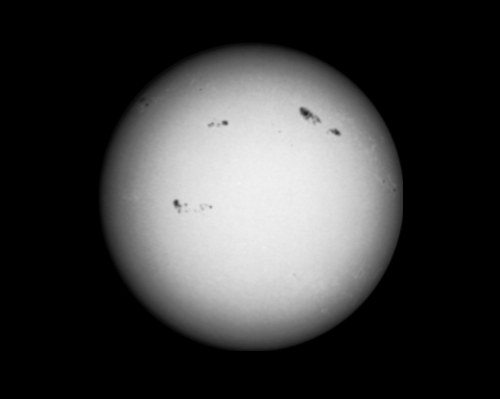
#> input picture dash/sample_code/python/application/Chapter_8/limb_darkening.png, 500 x 399 px
$ python practice_limb_darkening.py
#> lines starting #> are read from the running program, lines starting #| are printed output that depends on the picture
"""Simulate transit of exoplanet, plot light curve, estimate planet radius."""
import cv2 as cv
import matplotlib.pyplot as plt

IMG_HT = 400
IMG_WIDTH = 500
BLACK_IMG = cv.imread('limb_darkening.png', cv.IMREAD_GRAYSCALE)
#> BLACK_IMG is the input picture: shape (399, 500); min 0, max 243, mean 59.5
EXO_RADIUS = 7
EXO_DX = 3
EXO_START_X = 40
EXO_START_Y = 230
NUM_FRAMES = 145


def main():
    intensity_samples = record_transit(EXO_START_X, EXO_START_Y)
    relative_brightness = calc_rel_brightness(intensity_samples)
    plot_light_curve(relative_brightness)


def record_transit(exo_x, exo_y):
    """Draw planet transiting star and return list of intensity changes."""
#> called with exo_x = 40, exo_y = 230
    intensity_samples = []
    for _ in range(NUM_FRAMES):
        temp_img = BLACK_IMG.copy()
        # Draw exoplanet:
        cv.circle(temp_img, (exo_x, exo_y), EXO_RADIUS, 0, -1)
        intensity = temp_img.mean()
        cv.putText(temp_img, 'Mean Intensity = {}'.format(intensity), (5, 390),
                   cv.FONT_HERSHEY_PLAIN, 1, 255)
        cv.imshow('Transit', temp_img)
        cv.waitKey(30)
        intensity_samples.append(intensity)
        exo_x += EXO_DX
#> this loop made 145 passes
#> intensity on passes 1 to 12: 59.53, 59.53, 59.53, 59.53, 59.53, 59.53, 59.53, 59.53, 59.53, 59.53, 59.53, 59.53
#> pass 1, in record_transit, `cv.imshow('Transit', temp_img)`:
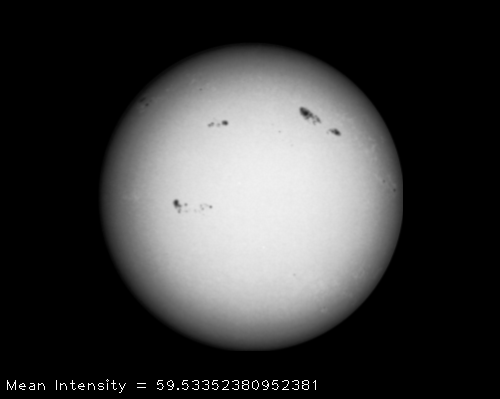
#> window 'Transit': shape (399, 500); min 0, max 255, mean 60.3
#> after the loop, exo_x = 475; intensity_samples = 145 values, max 59.53 at index 0, min 59.36 at index 70, mean 59.44
    return intensity_samples


def calc_rel_brightness(intensity_samples):
    """Return list of relative brightness from list of intensity values."""
    rel_brightness = []
    max_brightness = max(intensity_samples)
#> max_brightness = 59.53
    for intensity in intensity_samples:
        rel_brightness.append(intensity / max_brightness)
#> after the loop, rel_brightness = 145 values, max 1 at index 0, min 0.997 at index 70, mean 0.998
#> in main, `relative_brightness = calc_rel_brightness(intensity_samples)`: relative_brightness has the same summary as rel_brightness in calc_rel_brightness
    return rel_brightness


def plot_light_curve(rel_brightness):
    """Plot changes in relative brightness vs. time."""
    plt.plot(rel_brightness, color='red', linestyle='dashed',
             linewidth=2, label='Relative Brightness')
    plt.legend(loc='upper center')
    plt.title('Relative Brightness vs. Time')
    ##    plt.ylim(0.995, 1.001)
    plt.show()
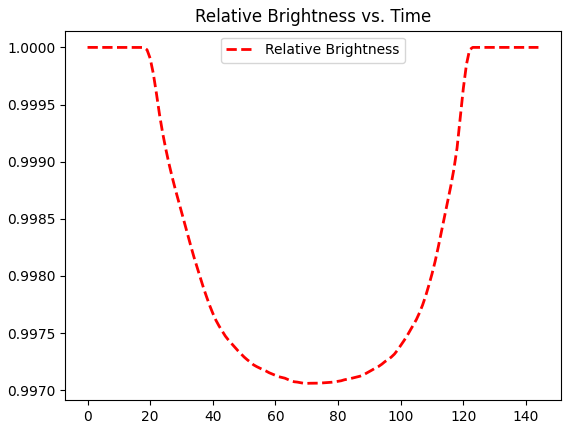
#> figure drawn by matplotlib, 1 panel; curve peaks at x = 0, y = 1


if __name__ == '__main__':
    main()

$ run again, with dash/sample_code/python/application/Chapter_8/earth_east.png copied over dash/sample_code/python/application/Chapter_8/limb_darkening.png
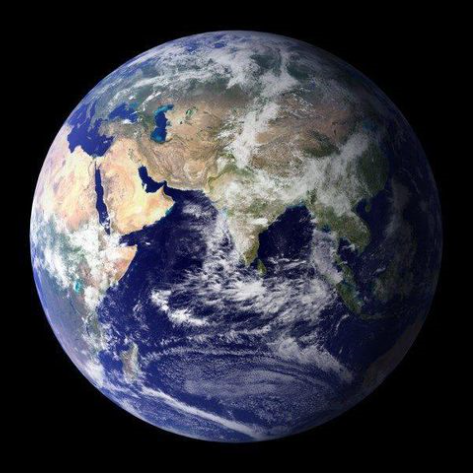
#> input picture dash/sample_code/python/application/Chapter_8/earth_east.png, 474 x 474 px
#> the loop in record_transit, `for _ in range(NUM_FRAMES):` made 145 passes
#> intensity on passes 1 to 8: 59.93, 59.94, 59.94, 59.95, 59.95, 59.94, 59.94, 59.93
#> pass 1, in record_transit, `cv.imshow('Transit', temp_img)`:
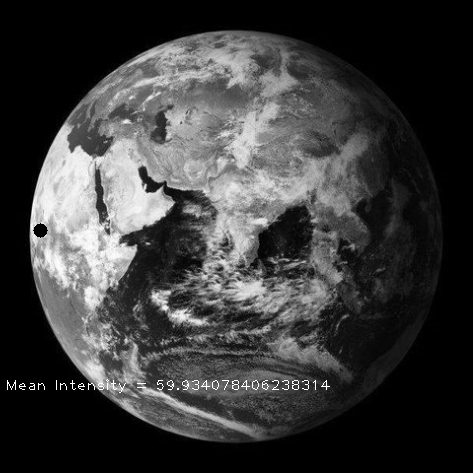
#> window 'Transit': shape (474, 474); min 0, max 255, mean 60.5
#> after the loop in record_transit, `for _ in range(NUM_FRAMES):`: exo_x = 475; intensity_samples = 145 values, max 60.06 at index 139, min 59.91 at index 17, mean 60.01
#> max_brightness = 60.06
#> the loop in calc_rel_brightness, `for intensity in intensity_samples:` made 145 passes
#> after the loop in calc_rel_brightness, `for intensity in intensity_samples:`: rel_brightness = 145 values, max 1 at index 139, min 0.997 at index 17, mean 0.999
#> relative_brightness has the same summary as rel_brightness in calc_rel_brightness
#> in plot_light_curve, `plt.show()`:
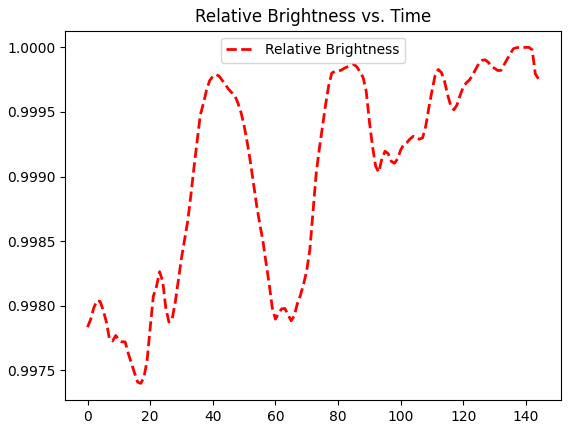
#> figure drawn by matplotlib, 1 panel; curve peaks at x = 139, y = 1

$ run again, with dash/sample_code/python/application/Chapter_8/earth_west.png copied over dash/sample_code/python/application/Chapter_8/limb_darkening.png
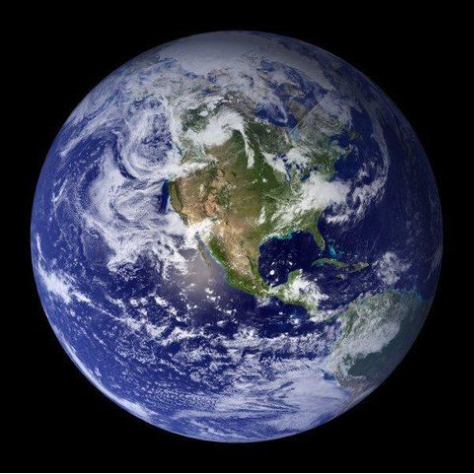
#> input picture dash/sample_code/python/application/Chapter_8/earth_west.png, 474 x 474 px
#> the loop in record_transit, `for _ in range(NUM_FRAMES):` made 145 passes
#> intensity on passes 1 to 8: 57.91, 57.91, 57.91, 57.91, 57.92, 57.91, 57.91, 57.9
#> pass 1, in record_transit, `cv.imshow('Transit', temp_img)`:
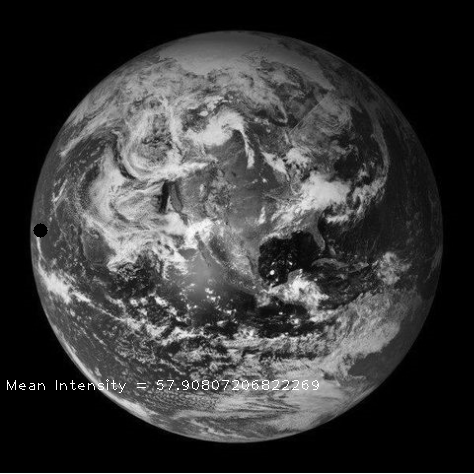
#> window 'Transit': shape (474, 474); min 0, max 255, mean 58.4
#> after the loop in record_transit, `for _ in range(NUM_FRAMES):`: exo_x = 475; intensity_samples = 145 values, max 57.96 at index 140, min 57.81 at index 50, mean 57.9
#> max_brightness = 57.96
#> the loop in calc_rel_brightness, `for intensity in intensity_samples:` made 145 passes
#> after the loop in calc_rel_brightness, `for intensity in intensity_samples:`: rel_brightness = 145 values, max 1 at index 140, min 0.997 at index 50, mean 0.999
#> relative_brightness has the same summary as rel_brightness in calc_rel_brightness
#> in plot_light_curve, `plt.show()`:
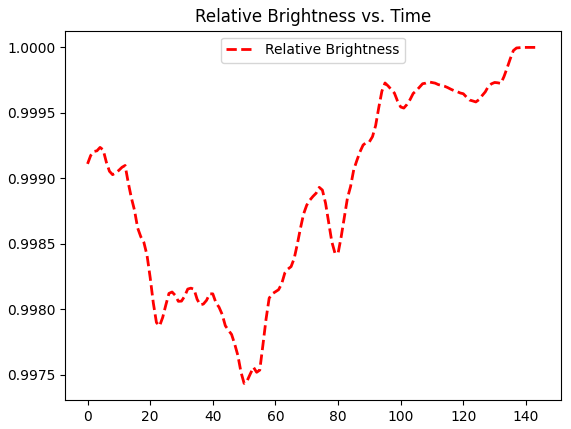
#> figure drawn by matplotlib, 1 panel; curve peaks at x = 140, y = 1
